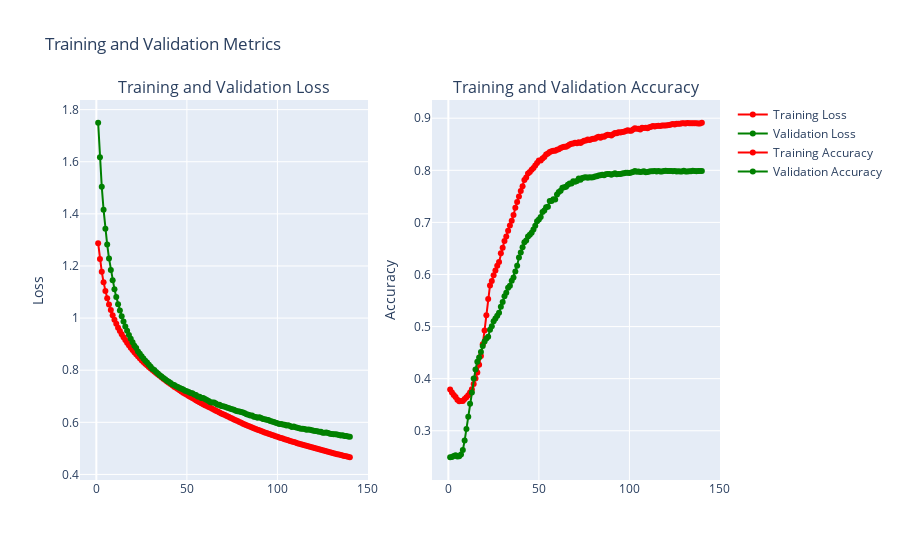

Source (notebook cell):
### Code cell
ad.plot_loss(fit)

### Figure 1 — Plotly figure (JSON) as saved in the notebook; plotly's stock layout.template omitted (floating-point values rounded to 4 significant figures; data arrays with more than 128 entries replaced by an {"elided": "..."} marker saying what was removed)
{"data": [{"hovertemplate": "Epoch: %{x}<br>Value: %{y:.4f}<extra></extra>", "marker": {"color": "red"}, "mode": "lines+markers", "name": "Training Loss", "type": "scatter", "x": {"elided": "140 int values"}, "xaxis": "x", "y": {"elided": "140 float values"}, "yaxis": "y"}, {"hovertemplate": "Epoch: %{x}<br>Value: %{y:.4f}<extra></extra>", "marker": {"color": "green"}, "mode": "lines+markers", "name": "Validation Loss", "type": "scatter", "x": {"elided": "140 int values"}, "xaxis": "x", "y": {"elided": "140 float values"}, "yaxis": "y"}, {"hovertemplate": "Epoch: %{x}<br>Value: %{y:.4f}<extra></extra>", "marker": {"color": "red"}, "mode": "lines+markers", "name": "Training Accuracy", "type": "scatter", "x": {"elided": "140 int values"}, "xaxis": "x2", "y": {"elided": "140 float values"}, "yaxis": "y2"}, {"hovertemplate": "Epoch: %{x}<br>Value: %{y:.4f}<extra></extra>", "marker": {"color": "green"}, "mode": "lines+markers", "name": "Validation Accuracy", "type": "scatter", "x": {"elided": "140 int values"}, "xaxis": "x2", "y": {"elided": "140 float values"}, "yaxis": "y2"}], "layout": {"annotations": [{"font": {"size": 16}, "showarrow": false, "text": "Training and Validation Loss", "x": 0.225, "xanchor": "center", "xref": "paper", "y": 1, "yanchor": "bottom", "yref": "paper"}, {"font": {"size": 16}, "showarrow": false, "text": "Training and Validation Accuracy", "x": 0.775, "xanchor": "center", "xref": "paper", "y": 1, "yanchor": "bottom", "yref": "paper"}], "showlegend": true, "title": {"text": "Training and Validation Metrics"}, "xaxis": {"anchor": "y", "domain": [0, 0.45]}, "xaxis2": {"anchor": "y2", "domain": [0.55, 1]}, "yaxis": {"anchor": "x", "domain": [0, 1], "title": {"text": "Loss"}}, "yaxis2": {"anchor": "x2", "domain": [0, 1], "title": {"text": "Accuracy"}}}}
